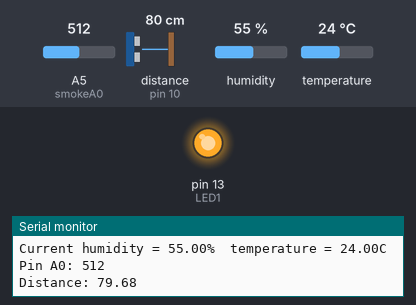
A sketch run on a simulated Arduino Uno, built with avr-gcc and run on an emulated ATmega328P. Shown: output pins drawn as LEDs (lit = HIGH), the last lines printed to the serial monitor. Wiring (inferred from the names in the program): ultrasonic range finder: trigger pin 9; echo pin 10. The inputs (shaded band) are chosen by the test bench; at power-on: A5 (smokeA0) = 512, distance to the obstacle (sensor on pin 10) 80 cm, humidity 55 %, temperature 24 °C. The echo pulse lasts 58.3 µs per cm; pins used as bus, display or sensor lines are not drawn.

Above: at 2.8 s.
2.9 s: A5 (smokeA0) set to 233
5.6 s: A5 (smokeA0) set to 207
At 7.5 s:
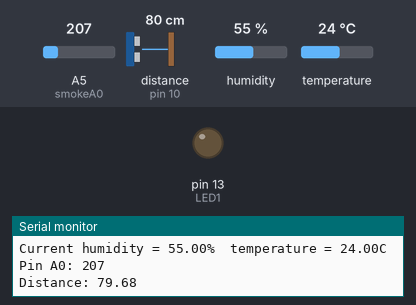
14.3 s: A5 (smokeA0) set to 230
At 14.7 s:
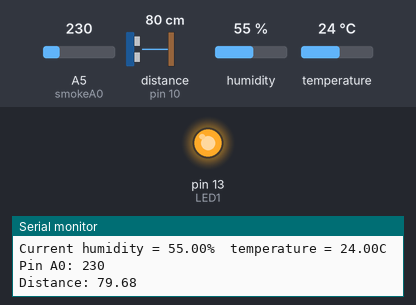
17.0 s: A5 (smokeA0) set to 210
At 19.4 s:
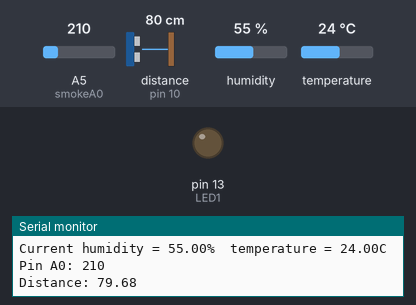
Timing chart, 0 to 20.8 s (numbered marks = the images above; inputs shaded):
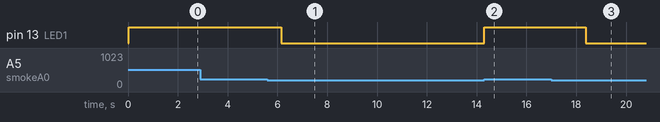

Measured:
- the behaviour switches between 221 and 220 on A5 (smokeA0) (found by bisection; images 0 and 1)
- after the input at 5.6 s, pin 13 (LED1): HIGH → LOW after 0.54 s
- after the input at 14.3 s, pin 13 (LED1): LOW → HIGH at once
- after the input at 17.0 s, pin 13 (LED1): HIGH → LOW after 1.4 s

The sketch:

all.ino
```cpp
#include <dht.h>


#define dht_apin A0 // Analog Pin sensor is connected to

dht DHT;
int LED1 = 13;
int smokeA0 = A5;
int sensorThreshold = 220;

const int trigPin = 9;
const int echoPin = 10;

float duration, distance;


void setup(){

  Serial.begin(9600);
  pinMode(LED1, OUTPUT);
  pinMode(smokeA0, INPUT);
  pinMode(trigPin, OUTPUT);
  pinMode(echoPin, INPUT);

  //delay(500);//Delay to let system boot
  //Serial.println("DHT11 Humidity & temperature Sensor\n\n");
  //delay(1000);//Wait before accessing Sensor

}//end "setup()"

void loop(){
  //Start of Program

    DHT.read11(dht_apin);

    Serial.print("Current humidity = ");
    Serial.print(DHT.humidity);
    Serial.print("%  ");
    Serial.print("temperature = ");
    Serial.print(DHT.temperature);
    Serial.println("C  ");


    int analogSensor = analogRead(smokeA0);
    Serial.print("Pin A0: ");
    Serial.println(analogSensor);
    if (analogSensor > sensorThreshold)
    {
    digitalWrite(LED1, HIGH);
 //   digitalWrite(LED2, LOW);
//    tone(buzzer, 1000, 200);
    }
    else
    {
    digitalWrite(LED1, LOW);
//    digitalWrite(LED2, HIGH);
//    noTone(buzzer);
    }

    digitalWrite(trigPin, LOW);
    delayMicroseconds(2);
    digitalWrite(trigPin, HIGH);
    delayMicroseconds(10);
    digitalWrite(trigPin, LOW);

    duration = pulseIn(echoPin, HIGH);
    distance = (duration*.0343)/2;
    Serial.print("Distance: ");
    Serial.println(distance);

    delay(2000);
    //Wait 5 seconds before accessing sensor again.

  //Fastest should be once every two seconds.

}
```
